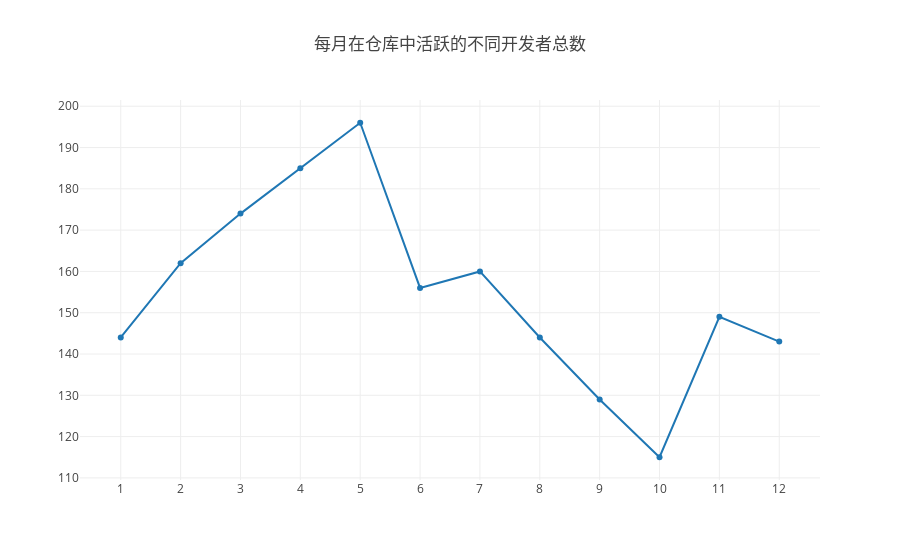

The code cell stored with this chart in its notebook:
### Code cell
//4-曲线图2
query(   
        `select count(distinct actor_id) AS actor_id_count,toMonth(created_at) AS month
                from github_log.events
                where repo_id=22542759
                and month < 2022
                group by month
                order by month`
        
).then(data=>{    
    var activeCount=[],yMonth=[];
    data.forEach(item=>{yMonth.push(item.month);activeCount.push(item.actor_id_count);})    
    openDigger.render.plotly([{x: yMonth, y: activeCount, mode: 'scatter', name: '用户数量'}],
                             {title: '每月在仓库中活跃的不同开发者总数',xaxis: {type: 'category'}});
})

### Figure 1 — Plotly figure (JSON) as saved in the notebook; plotly's stock layout.template omitted (floating-point values rounded to 4 significant figures)
{"data": [{"mode": "scatter", "name": "用户数量", "x": [1, 2, 3, 4, 5, 6, 7, 8, 9, 10, 11, 12], "y": ["144", "162", "174", "185", "196", "156", "160", "144", "129", "115", "149", "143"]}], "layout": {"autosize": true, "title": {"text": "每月在仓库中活跃的不同开发者总数"}, "xaxis": {"autorange": true, "range": [-0.6745, 11.67], "type": "category"}, "yaxis": {"autorange": true, "range": [108.3, 202.7], "type": "linear"}}}
